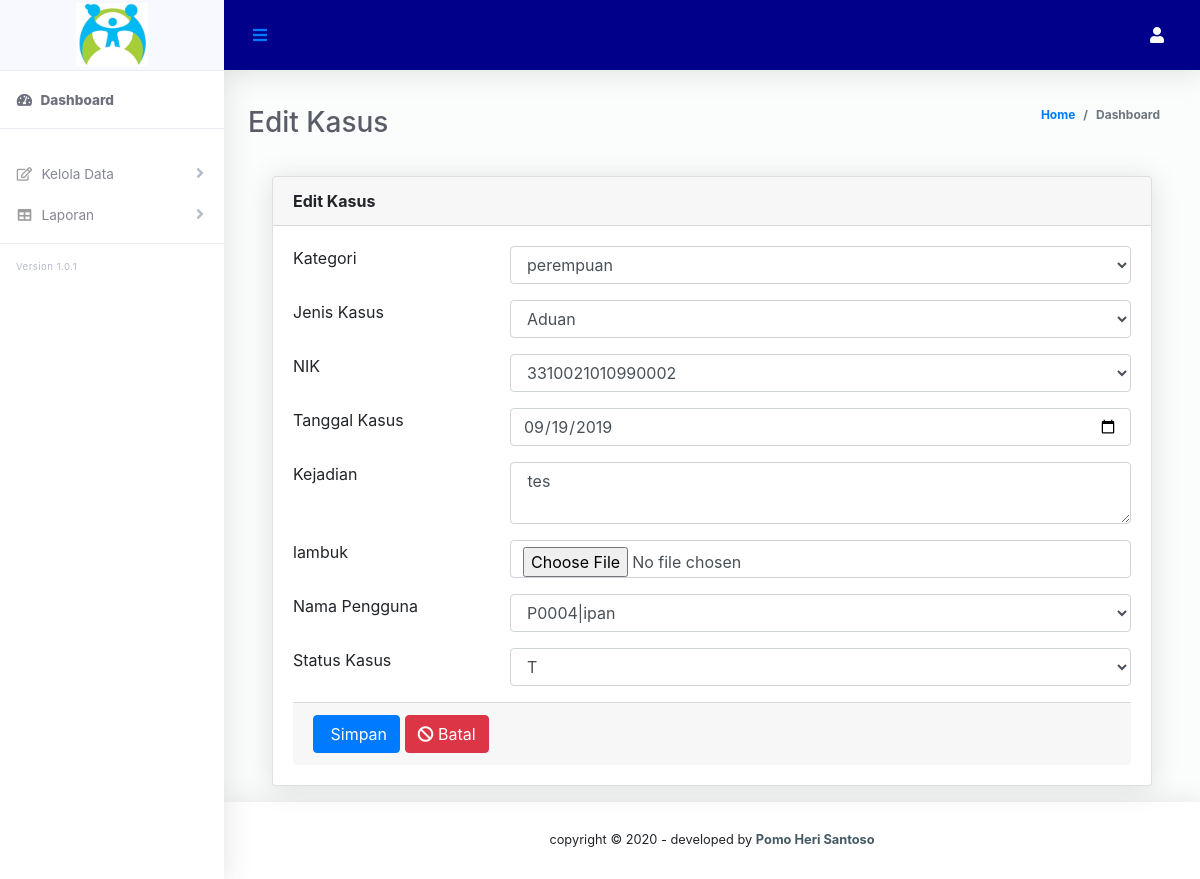
Screenshot of /bagian/satgas/editkasus.php?id=KASUS00001 with the database file from the repository.
### tables this page shows
CREATE TABLE `datkas` (
  `idkasus` char(10) NOT NULL,
  `kategori` varchar(10) NOT NULL,
  `nik` char(20) NOT NULL,
  `tglkas` date NOT NULL,
  `kejadian` varchar(50) NOT NULL,
  `lambuk` varchar(50) NOT NULL,
  `idpeng` char(5) NOT NULL,
  `jenkas` varchar(10) NOT NULL,
  `statkas` char(1) NOT NULL
);

### bagian/satgas/editkasus.php (the view, shortened to what this page needs)
<!DOCTYPE html>
<html lang="en">
<head>
    <?php include('../komponen/css.php');?>
</head>
<body id="page-top">
  <div id="wrapper">
     <?php include('../komponen/sidebarsatgas.php');?>
    <div id="content-wrapper" class="d-flex flex-column">
      <div id="content">
        <?php include('../komponen/header.php');?>
        <div class="container-fluid" id="container-wrapper">
          <div class="d-sm-flex align-items-center justify-content-between mb-4">
            <h1 class="h3 mb-0 text-gray-800">Edit Kasus</h1>
            <ol class="breadcrumb">
              <li class="breadcrumb-item"><a href="./">Home</a></li>
              <li class="breadcrumb-item active" aria-current="page">Dashboard</li>
            </ol>
          </div>
             <div class="section__content section__content--p30">
                    <div class="container-fluid">
                        <div class="row">
                            <div class="col-lg-12">
                            <form role="form" method="post" action="aksi.php">
                        <?php
                          $query = mysql_query("Select * FROM datkas join datwg on datwg.nik=datkas.nik join datpeng on datkas.idpeng=datpeng.idpeng where idkasus='$_GET[id]'");
                          $data = mysql_fetch_array($query);
                        ?>
                                <div class="card">
                                    <div class="card-header">
                                        <strong>Edit Kasus</strong>
                                    </div>
                                    <div class="card-body card-block">
                                        <form action="" method="POST" enctype="multipart/form-data" class="form-horizontal">
                                            <div class="row form-group">
                                                <div class="col col-md-3">
                                                    <label for="email-input" class=" form-control-label">Kategori</label>
                                                </div>
                                                <div class="col-12 col-md-9">
                                                    <select name="kategori" class="form-control">
                                                      <option value="<?php echo $data['kategori'];?>"><?php echo $data['kategori'];?></option>
                                                    </select>
                                                </div>
                                           </div>
                                           <div class="row form-group">
                                                <div class="col col-md-3">
                                                    <label for="email-input" class=" form-control-label">Jenis Kasus</label>
                                                </div>
                                                <div class="col-12 col-md-9">
                                                    <select name="jenkas" class="form-control">
                                                      <option value="<?php echo $data['jenkas'];?>"><?php echo $data['jenkas'];?></option>
                                                    </select>
                                                </div>
                                           </div>
                                            <div class="row form-group">
                                                <div class="col col-md-3">
                                                    <label for="email-input" class=" form-control-label">NIK</label>
                                                </div>
                                                <div class="col-12 col-md-9">
                                                    <select name="nik" id="nik" class="form-control">
                                                        <?php
                                                         $query_kon="SELECT * FROM datwg";
                                                         $sql_kon=mysql_query($query_kon);
                                                         while ($data_kon=mysql_fetch_array($sql_kon)) {
                                                          if ($data['nik']==$data_kon['nik']) {
                                                           $select="selected";
                                                          }else{
                                                           $select="";
                                                          }
                                                          echo "<option $select>".$data_kon['nik']."</option>";
                                                         }
                                                        ?>
                                                    </select>
                                                </div>
                                           </div>
                                           <div class="row form-group">
                                                <div class="col col-md-3">
                                                    <label for="email-input" class=" form-control-label">Tanggal Kasus</label>
                                                </div>
                                                <div class="col-12 col-md-9">
                                                    <input type="date" id="text-input" name="tglkas"  value="<?php echo $data['tglkas'];?>"class="form-control">
                                                </div>
                                           </div>
                                           <div class="row form-group">
                                                <div class="col col-md-3">
                                                    <label for="email-input" class=" form-control-label">Kejadian</label>
                                                </div>
                                                <div class="col-12 col-md-9">
                                                    <textarea name="kejadian" class="form-control" id="text-input" value= "<?php echo $data['kejadian']?>"> <?php echo $data['kejadian']?></textarea>
                                                </div>
                                            </div>
                                           <div class="row form-group">
                                                <div class="col col-md-3">
                                                    <label for="email-input" class=" form-control-label">lambuk</label>
                                                </div>
                                                <div class="col-12 col-md-9">
                                                    <input type="file" id="text-input" name="lambuk"  value="<?php echo $data['lambuk'];?>"class="form-control">
                                                </div>
                                           </div>
                                           <div class="row form-group">
                                                <div class="col col-md-3">
                                                    <label for="email-input" class=" form-control-label">Nama Pengguna</label>
                                                </div>
                                                <div class="col-12 col-md-9">
                                                    <select name="idpeng" id="idpeng" class="form-control">
                                                        <?php
                                                         $query_kon="SELECT * FROM datpeng";
                                                         $sql_kon=mysql_query($query_kon);
                                                         while ($data_kon=mysql_fetch_array($sql_kon)) {
                                                          if ($data['idpeng']==$data_kon['idpeng']) {
                                                           $select="selected";
                                                          }else{
                                                           $select="";
                                                          }
                                                          echo "<option $select>".$data_kon['idpeng']."|".$data_kon['namap']."</option>";
                                                         }
                                                        ?>
                                                    </select>
                                                </div>
                                           </div>
                                           <div class="row form-group">
                                                <div class="col col-md-3">
                                                    <label for="email-input" class=" form-control-label">Status Kasus</label>
                                                </div>
                                                <div class="col-12 col-md-9">
                                                    <select name="statkas" class="form-control">
                                                      <option value="<?php echo $data['statkas'];?>"><?php echo $data['statkas'];?></option>
                                                    </select>
                                                </div>
                                           </div>
                                        </form>
                                <div class="card-footer">
                                        <button type="submit" class="btn btn-primary" name="editkasus">
                                            <i class="fa fa-dot-circle-o"></i> Simpan
                                        </button>
                                        <button type="reset" class="btn btn-danger">
                                            <i class="fa fa-ban"></i> Batal
                                        </button>
                                    </div>
                                  </div>
                                </div>
                               </div>
                              </div>
                            </div>
                      </div>
                    </div>
                  </div>
         <?php include('../komponen/footer.php');?>
    </div>
  </div>
</body>
</html>

### css/ruang-admin.css (style rules this page uses)
html { position: relative; min-height: 100%; font-family: 'Nunito'; }
body { height: 100%; }
#wrapper { display: -webkit-box; display: -ms-flexbox; display: flex; }
#wrapper #content-wrapper { background-color: #FAFDFB; width: 100%; overflow-x: hidden; }
#wrapper #content-wrapper #content { -webkit-box-flex: 1; -ms-flex: 1 0 auto; flex: 1 0 auto; }
.container, .container-fluid, .container-login { padding-left: 1.5rem; padding-right: 1.5rem; }
.text-gray-800 { color: #5a5c69 !important; }
.breadcrumb { background-color: transparent; font-size: 12px; font-weight: bold; }
.card { -webkit-box-shadow: 0 0.15rem 1.75rem 0 rgba(58, 59, 69, 0.15) !important; box-shadow: 0 0.15rem 1.75rem 0 rgba(58, 59, 69, 0.15) !important; }

### rows the page displays
datkas: kategori "perempuan", jenkas "Aduan", tglkas "09/19/2019", kejadian "tes", statkas "T"

### other values shown
form field nik "3310021010990002"
form field idpeng "P0004|ipan"
